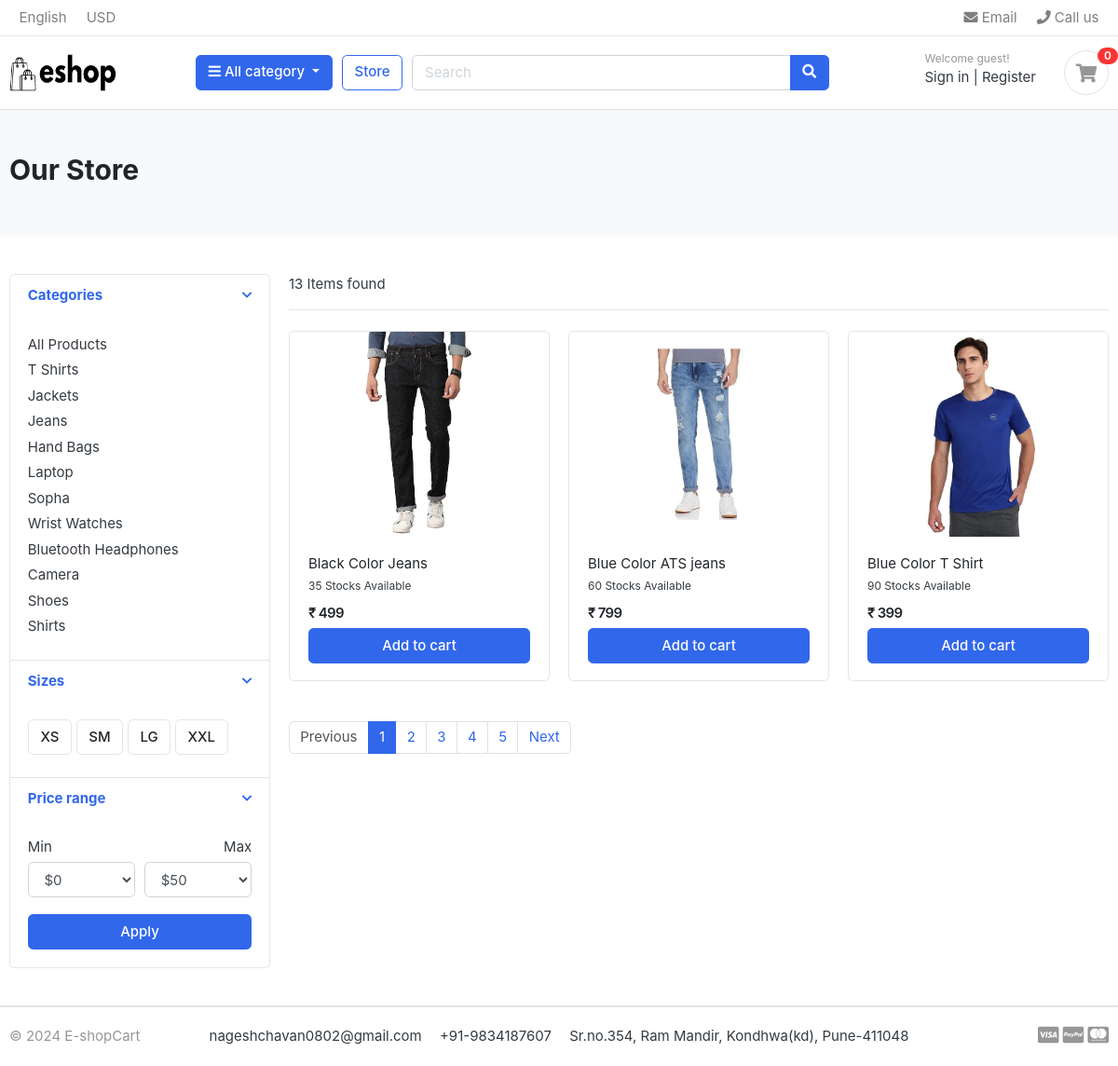
/store/, run on the app's committed database.
### category/models.py (models this page shows, shortened)
class Category(models.Model):
    category_id = models.BigAutoField(primary_key=True, unique=True)
    category_name = models.CharField(max_length=100, unique=True)
    category_slug = models.SlugField(max_length=100, unique=True)
    description = models.TextField(blank=True)
    category_image = models.ImageField(upload_to="photos/categories", blank=True)
    class Meta:
        verbose_name = "Category"
        verbose_name_plural = "Categories"
    def get_url(self):
        return reverse('products_by_category', args=[self.category_slug])

### store/models.py (models this page shows, shortened)
class Product(models.Model):
    product_id = models.BigAutoField(primary_key=True, unique=True)
    product_name = models.CharField(max_length=100, unique=True)
    product_slug = models.SlugField(max_length=100, unique=True)
    description = models.TextField(blank=True)
    price = models.IntegerField()
    product_image = models.ImageField(upload_to="photos/products", blank=True)
    stock = models.IntegerField()
    is_availabel = models.BooleanField(default=True)
    category = models.ForeignKey(Category, on_delete=models.CASCADE)
    created_date = models.DateTimeField(auto_now_add=True)
    modified_date = models.DateTimeField(auto_now=True)
    class Meta:
        verbose_name = 'Product'
        verbose_name_plural = 'Products'
    def get_url(self):
        return reverse('product_detail', args=[self.category.category_slug, self.product_slug])

### store/views.py (the view)
# urls.py: path('', views.storePage, name='storePage'),
def storePage(request, category_slug=None):
    categories = None
    products = None
    if category_slug != None:
        categories = Category.objects.get(category_slug=category_slug)
        products = Product.objects.filter(category=categories, is_availabel=True)
        paginator = Paginator(products, 1)
        page_number = request.GET.get('page')
        page_object = paginator.get_page(page_number)
        product_count = products.count()
    else:
        products = Product.objects.all().filter(is_availabel=True).order_by('product_id')
        paginator = Paginator(products, 3)
        page_number = request.GET.get('page')
        page_object = paginator.get_page(page_number)
        product_count = products.count()
    context = {
        "products": products,
        "page_object" : page_object,
        "product_count": product_count
    }
    print("=" * 100)
    print(f"Product Names: {[ product.product_name for product in products ]}")
    print("*"*100)
    print(f"Total Product Count: {product_count}")
    print("*"*100)
    print(f"Page Object: {page_object}")
    print("=" * 100)
    return render(request, 'store/storePage.html', context)

### category/context_processors.py (called while the page is built)
def menu_links(request):
    links = Category.objects.all()
    return dict(links=links)

### templates/store/storePage.html (shortened to what this page needs)
{% extends "base.html" %}
{% load static %}
{% block content %}
<section class="section-pagetop bg">
    <div class="container">
        <h2 class="title-page">Our Store</h2>
    </div>
</section>
<section class="section-content padding-y">
    <div class="container">
        <div class="row">
            <aside class="col-md-3">
                <div class="card">
                    <article class="filter-group">
                        <header class="card-header">
                            <a href="#" data-toggle="collapse" data-target="#collapse_1" aria-expanded="true" class="">
                                <i class="icon-control fa fa-chevron-down"></i>
                                <h6 class="title">Categories</h6>
                            </a>
                        </header>
                        <div class="filter-content collapse show" id="collapse_1" style="">
                            <div class="card-body">
                                <ul class="list-menu">
                                    <li><a href=" {% url 'storePage' %} "> All Products </a></li>
                                    {% for category in links %}
                                        <li><a href=" {{ category.get_url }} "> {{ category.category_name }} </a></li>
                                    {% endfor %}
                                </ul>
                            </div>
                        </div>
                    </article>
                    <article class="filter-group">
                        <header class="card-header">
                            <a href="#" data-toggle="collapse" data-target="#collapse_4" aria-expanded="true" class="">
                                <i class="icon-control fa fa-chevron-down"></i>
                                <h6 class="title">Sizes </h6>
                            </a>
                        </header>
                        <div class="filter-content collapse show" id="collapse_4" style="">
                            <div class="card-body">
                                <label class="checkbox-btn">
                                    <span class="btn btn-light"> XS </span>
                                </label>
                                <label class="checkbox-btn">
                                    <span class="btn btn-light"> SM </span>
                                </label>
                                <label class="checkbox-btn">
                                    <span class="btn btn-light"> LG </span>
                                </label>
                                <label class="checkbox-btn">
                                    <span class="btn btn-light"> XXL </span>
                                </label>
                            </div>
                        </div>
                    </article>
                    <article class="filter-group">
                        <header class="card-header">
                            <a href="#" data-toggle="collapse" data-target="#collapse_3" aria-expanded="true" class="">
                                <i class="icon-control fa fa-chevron-down"></i>
                                <h6 class="title">Price range </h6>
                            </a>
                        </header>
                        <div class="filter-content collapse show" id="collapse_3" style="">
                            <div class="card-body">
                                <div class="form-row">
                                    <div class="form-group col-md-6">
                                        <label>Min</label>
                                        <select class="mr-2 form-control">
                                            <option value="0">$0</option>
                                        </select>
                                    </div>
                                    <div class="form-group text-right col-md-6">
                                        <label>Max</label>
                                        <select class="mr-2 form-control">
                                            <option value="50">$50</option>
                                        </select>
                                    </div>
                                </div>
                                <button class="btn btn-block btn-primary">Apply</button>
                            </div>
                        </div>
                    </article>
                </div>
            </aside>
            <main class="col-md-9">
                <header class="border-bottom mb-4 pb-3">
                        <div class="form-inline">
                            <span class="mr-md-auto">{{ product_count }} Items found  </span>
                        </div>
                </header>
                <div class="row">
                    {% if page_object %}
                        {% for product in page_object %}
                            <div class="col-md-4">
                                <figure class="card card-product-grid">
                                    <div class="img-wrap">
                                        <a href="{{ product.get_url }}"> <img src="{{ product.product_image.url }}"> </a>
                                    </div>
                                    <figcaption class="info-wrap">
                                        <div class="fix-height">
                                            <a href="{{ product.get_url }}" class="title">{{ product.product_name }}</a>
                                            <small> {{ product.stock }} Stocks Available </small>
                                            <div class="price-wrap mt-2">
                                                <span class="price"> &#8377; {{ product.price }} </span>
                                            </div>
                                        </div>
                                        <a href="#" class="btn btn-block btn-primary"> Add to cart </a>
                                    </figcaption>
                                </figure>
                            </div>
                        {% endfor %}
                    {% else %}
                            <div>
                                <h2> No result found. Please try again. </h2>
                            </div>
                    {% endif %}
                </div>
                <nav class="mt-4" aria-label="Page navigation sample">
                    <ul class="pagination">
                        {% if page_object.has_previous %}
                            <li class="page-item"><a class="page-link" href="?page={{ page_object.previous_page_number }}">Previous</a></li>
                        {% else %}
                            <li class="page-item disabled"><a class="page-link disabled" href="#">Previous</a></li>
                        {% endif %}
                        {% for pages in page_object.paginator.page_range %}
                            {% if page_object.number == pages %}
                                <li class="page-item active"><a class="page-link" href="#">{{ pages }}</a></li>
                            {% else %}
                                <li class="page-item"><a class="page-link" href="?page={{ pages }}">{{ pages }}</a></li>
                            {% endif %}
                        {% endfor %}
                        {% if page_object.has_next %}
                            <li class="page-item"><a class="page-link" href="?page={{ page_object.next_page_number }}">Next</a></li>
                        {% else %}
                            <li class="page-item disabled"><a class="page-link" href="#">Next</a></li>
                        {% endif %}
                    </ul>
                </nav>
            </main>
        </div>
    </div>
  </section>
{% endblock content %}

### static/css/ui.css (style rules this page uses)
html { font-family: "Inter", sans-serif; font-size: 15px; }
.img-wrap { text-align: center; display: block; }
.img-wrap img { max-width: 100%; }
.price-wrap { letter-spacing: -0.7px; }
.padding-y { padding-top: 40px; padding-bottom: 40px; }
figure { margin-bottom: 0; }
article:after, .form-group:after { display: block; clear: both; content: ""; }
.bg { background-color: #f8f9fa; }
.title-page { color: #212529; }
.btn-light { background-color: #fff; border-color: #e4e4e4; }
[class*=list-] li:after { visibility: hidden; display: block; content: ""; overflow: hidden; height: 0; clear: both; }
.list-menu { list-style: none; margin: 0; padding-left: 0; }
.list-menu li { margin-bottom: 5px; }
.list-menu a { color: #343a40; }
[class*=card-product] a.title { color: #212529; display: block; }
[class*=card-product] .img-wrap { overflow: hidden; position: relative; }
[class*=card-product] .img-wrap img { height: 100%; max-width: 100%; width: auto; display: inline-block; -o-object-fit: cover; object-fit: cover; }
.card-product-grid { margin-bottom: 20px; }
.card-product-grid .img-wrap { border-radius: 0.2rem 0.2rem 0 0; height: 220px; }
.card-product-grid .info-wrap { overflow: hidden; padding: 18px 20px; }
.card-product-grid .fix-height { height: 80px; overflow: hidden; }
.card .img-wrap { overflow: hidden; }
.price { font-weight: 600; color: #212529; }
.icon-control { margin-top: 5px; float: right; font-size: 80%; }
.card-header .title { margin-bottom: 0; line-height: 1.5; }
.filter-group { border-bottom: 1px solid #e4e4e4; }
.filter-group .card-header { border-bottom: 0; }
.filter-group:last-child { border-bottom: 0; }
.checkbox-btn { position: relative; }
.section-pagetop { padding: 45px 0; }

### data on the page
Category: category_name "T Shirts"
Category: category_name "Jackets"
Category: category_name "Jeans"
Category: category_name "Hand Bags"
Category: category_name "Laptop"
Category: category_name "Sopha"
Category: category_name "Wrist Watches"
Category: category_name "Bluetooth Headphones"
Category: category_name "Camera"
Category: category_name "Shoes"
Category: category_name "Shirts"
Product: product_image (picture), product_name "Black Color Jeans", stock "35", price "499"
Product: product_image (picture), product_name "Blue Color ATS jeans", stock "60", price "799"
Product: product_image (picture), product_name "Blue Color T Shirt", stock "90", price "399"

### other printed values
{{ product_count }} "13"
{{ pages }} "1"
{{ pages }} "2" "3" "4" "5"
